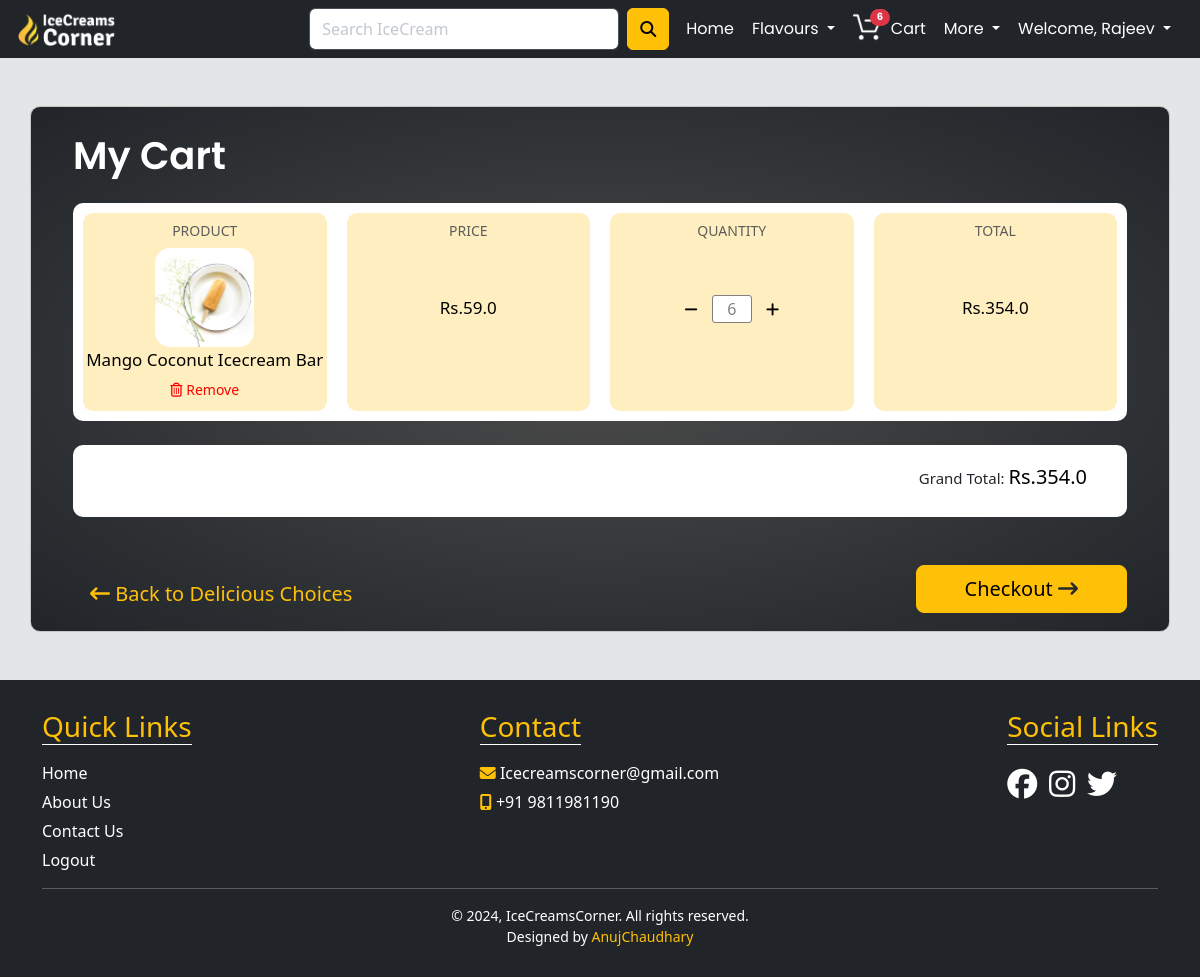
The app's page /cart/ (signed in), older data.
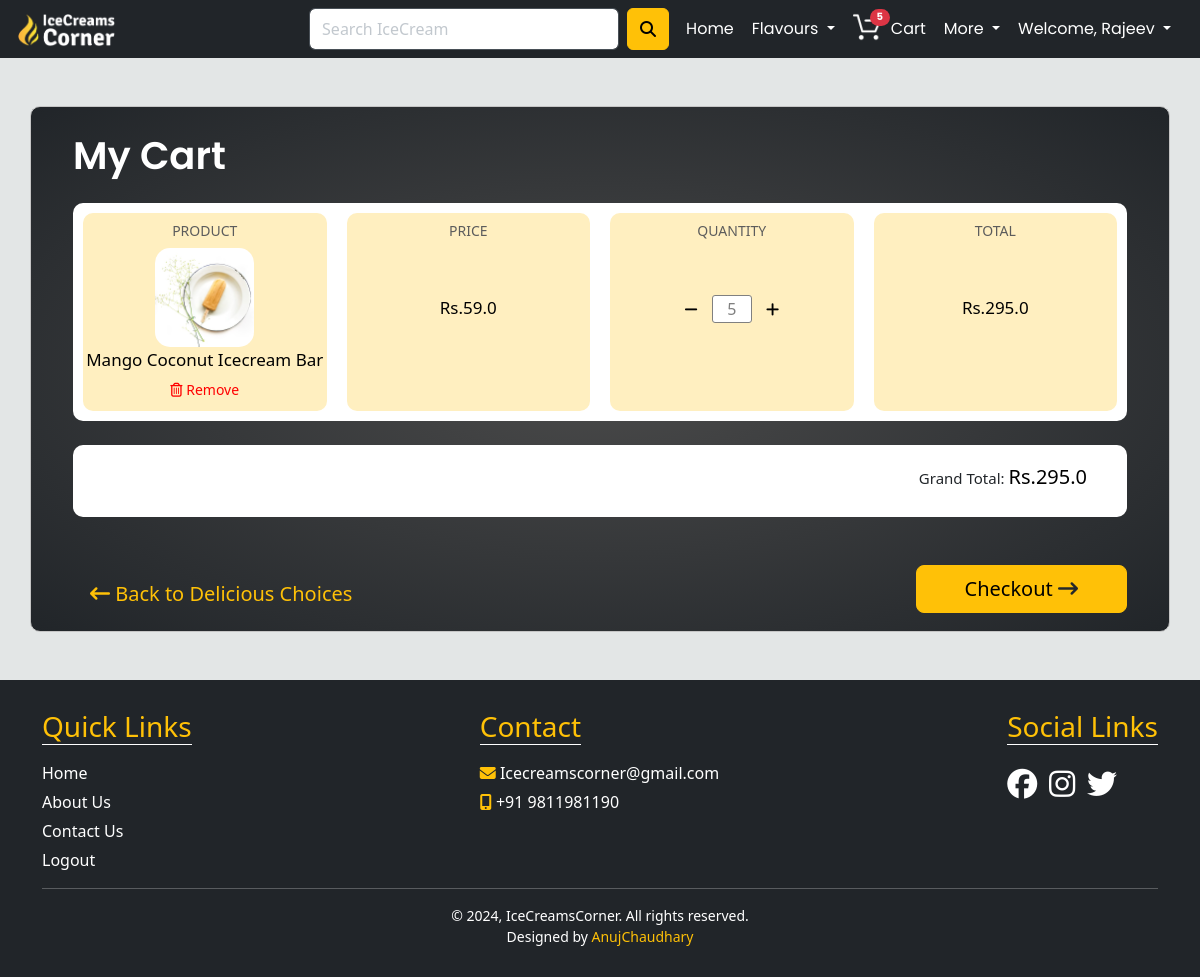
The same page, newer data.
### store/models.py (models this page shows, shortened)
class Cart(models.Model):
    icecream = models.ForeignKey(IceCream, on_delete=models.CASCADE)
    user = models.ForeignKey(User, on_delete=models.CASCADE)
    quantity = models.IntegerField()
    total = models.FloatField()

class IceCream(models.Model):
    name = models.CharField(max_length=100)
    volume = models.CharField(max_length=20)  # e.g., "100ml", "250ml"
    price = models.FloatField()
    image= models.ImageField(upload_to='icecream_imgs', default="" )
    user_quantity = models.PositiveIntegerField(default=1)  # User-selected quantity
    category= models.ForeignKey(Category, default=1, on_delete=models.CASCADE)
    total_quantity = models.PositiveIntegerField(default=0)
    sold_quantity = models.PositiveIntegerField(default=0)

### store/views.py (the view)
# urls.py: path('cart/', cart_view, name='cart'),
@login_required(login_url='login')
def cart_view(request):
    return render(request, 'cart.html',{'is_any_cart_item': Cart.objects.filter(user_id=request.user.id).exists(),
                                        'cart_items':Cart.objects.filter(user_id= request.user.id),
                                        'grand_total':Cart.objects.filter(user_id= request.user.id).aggregate(Sum('total'))['total__sum']})

### store/views.py (called while the page is built)
def get_all_categories(request):
    return {"categories": Category.objects.all()}

def get_cart_items_count(request):
    return {'cart_items_count': Cart.objects.filter(user_id= request.user.id).aggregate(Sum('quantity'))['quantity__sum']}

### templates/cart.html (shortened to what this page needs)
{% extends 'base.html' %}
{% block content %}
<section class="container my-5 cart-section">
    {% if is_any_cart_item %}
    <div class="cart-div">
        <h2 class="my-3 text-white"><big>My Cart</big></h2>
        {% for cart_item in cart_items %}
        <div class="cart-item my-4 text-center bg-white">
            <div class="product-cart">
                <h6 class="cart-label">PRODUCT</h6>
                <img src="{{cart_item.icecream.image.url}}" alt="">
                <p>{{cart_item.icecream.name}}</p>
                <div class="delete-icon">
                    <form method="post" action="{% url 'removefromcart' %}">
                        <button type="submit"><i class="fa-regular fa-trash-can"></i> Remove</button>
                    </form>
                </div>
            </div>
            <div class="price-cart">
                <h6 class="cart-label">PRICE</h6>
                <p class="cart-item-details">Rs.{{cart_item.icecream.price}}</p>
            </div>
            <div class="name-quantity">
                <div class="quantity-cart">
                    <h6 class="cart-label">QUANTITY</h6>
                    <form action="{% url 'updateitemquantity' %}" method="post">
                        <div class="cart-item-details">
                            <button type="submit" name="minus"  class="minus-btn"><i
                                    class="fa-solid fa-minus"></i></button>
                            <input class="mx-1 quantity-selector-input" name="quantity" type="text" max="6" min="1"
                                value="{{cart_item.quantity}}">
                            <button type="submit" name="plus" class="plus-btn"><i class="fa-solid fa-plus"></i></button>
                        </div>
                    </form>
                </div>
            </div>
            <div class="total-price-cart">
                <h6 class="cart-label">TOTAL</h6>
                <p class="cart-item-details">Rs.{{cart_item.total}}</p>
            </div>
        </div>
        {% endfor %}
        <div class="cart-summary my-4">
            <h6>Grand Total: <span>Rs.{{grand_total}}</span></h6>
        </div>
        <div class="my-5 pb-2 cart-buttons">
            <a href="{% url 'home' %}"><button type="button" class="btn btn-lg back-btn"><i
                        class="fa-solid fa-arrow-left-long"></i> Back to
                    Delicious Choices</button></a>
            <form action="{% url 'checkout' %}" method="post">
                <button type="submit" class="btn btn-warning btn-lg px-5 checkout-btn">Checkout <i
                        class="fa-solid fa-arrow-right-long" style="color: #24282B;"></i></button>
            </form>
        </div>
    </div>
    {% endif %}
</section>
{% endblock content %}

### templates/base.html (shortened to what this page needs)
<!doctype html>
<html lang="en">
<head>
    <link href="https://cdn.jsdelivr.net/npm/bootstrap@5.3.0/dist/css/bootstrap.min.css" rel="stylesheet">
    <link rel="stylesheet" href="https://cdnjs.cloudflare.com/ajax/libs/font-awesome/6.4.2/css/all.min.css"
 />
    <link href="https://cdn.jsdelivr.net/npm/aos@2.3.4/dist/aos.css" rel="stylesheet">
    <link rel="stylesheet" href="https://cdnjs.cloudflare.com/ajax/libs/OwlCarousel2/2.3.4/assets/owl.carousel.min.css"
 />
    <link rel="stylesheet"
        href="https://cdnjs.cloudflare.com/ajax/libs/OwlCarousel2/2.3.4/assets/owl.theme.default.min.css"
 />
    {% load static %}
    <link rel="stylesheet" href="{% static 'css\style.css'%}">
</head>
<body>
    <nav class="navbar bg-dark navbar-expand-lg bg-body navbar1" data-bs-theme="dark">
        <div class="container-fluid">
            <a class="navbar-brand p-1" id="navbar-logo" href="{% url 'home' %}"><img src="/static/img/logo.png"
                    alt=""></a>
            <div class="collapse navbar-collapse justify-content-end" id="navbarSupportedContent">
                <ul class="navbar-nav ms-auto mb-2 mb-lg-0 mx-2">
                    <div id="nav-search">
                        <form class="d-flex search-bar mx-2" role="search" action="{% url 'search' %}">
                            <input class="form-control me-2 bg-white" type="search" name="name"
                                placeholder="Search IceCream" aria-label="Search">
                            <button class="btn btn-warning" type="submit"><i
                                    class="fa-solid fa-magnifying-glass"></i></button>
                        </form>
                    </div>
                    {% include 'common_navbar.html' %}
                </ul>
            </div>
        </div>
    </nav>
    {% block content %}
    {% endblock content %}
    <footer class="site-footer">
        <div class="container">
            <div class="con-links">
                <div class="quick-links me-4">
                    <h3>Quick Links</h3>
                    <a href="{% url 'home' %}">Home</a>
                    <a href="{% url 'about' %}">About Us</a>
                    <a href="{% url 'contact' %}">Contact Us</a>
                    {% if request.user.is_authenticated %}
                    <a href="{% url 'logout' %}">Logout</a>
                    {% else %}
                    <a href="{% url 'login' %}">Login</a>
                    {% endif %}
                </div>
                <div class="contact me-4">
                    <h3>Contact</h3>
                    <a id="contact-mail" href="mailto:icecreamscorner@gmail.com"><i class="fa-solid fa-envelope text-warning"></i>
                        Icecreamscorner@gmail.com</a>
                    <a id="contact-phone" href="tel:9811981198"><i class="fa-solid fa-mobile-screen-button text-warning"></i>
                        +91 9811981190</a>
                </div>
                <div class="social-links">
                    <h3>Social Links</h3>
                    <div class="text-start">
                        <a id="fb" class="me-1" href="https://www.facebook.com/" target="_blank"><i
                                class="fa-brands fa-facebook"></i></a>
                        <a id="insta" class="me-1" href="https://www.instagram.com/" target="_blank"><i
                                class="fa-brands fa-instagram"></i></a>
                        <a id="twitter" href="https://twitter.com/" target="_blank"><i
                                class="fa-brands fa-twitter"></i></a>
                    </div>
                </div>
            </div>
            <div id="bottom-content">
                <hr>
                <div class="para">
                    <p>&copy; {% now 'Y' %}, IceCreamsCorner. All rights reserved.</p>
                    <p>Designed by <a href="https://github.com/anuj579" class="text-warning myName" target="_blank">AnujChaudhary</a>
                </div>
            </div>
        </div>
    </footer>
</body>
</html>

### templates/common_navbar.html (shortened to what this page needs)
<li class="nav-item home-link">
    <a class="nav-link active" aria-current="page" href="{% url 'home' %}">Home</a>
</li>
<li class="nav-item dropdown">
    <a class="nav-link dropdown-toggle" href="#" role="button" data-bs-toggle="dropdown" aria-expanded="false">
        Flavours
    </a>
</li>
{% if request.user.is_authenticated %}
<li class="nav-item cart">
    <a class="nav-link {% if request.path == '/cart/' %}active{% endif %}" href="{% url 'cart' %}">
        <div id="cart-icon"><img src="/static/img/cart.png" alt=""></div> <span class="badge bg-danger rounded-pill">
            {% if cart_items_count != None %}
            {{cart_items_count}}
            {% else %}
            0
            {% endif %}</span>
        <div>Cart</div>
    </a>
</li>
<li class="nav-item dropdown">
    <a class="nav-link dropdown-toggle" href="#" role="button" data-bs-toggle="dropdown" aria-expanded="false">
        More
    </a>
</li>
{% endif %}
{% if request.user.is_authenticated %}
<li class="nav-item dropdown">
    <a class="nav-link dropdown-toggle" href="#" role="button" data-bs-toggle="dropdown" aria-expanded="false">
        Welcome, {{user.first_name}}
    </a>
</li>
{% endif %}

### static/css/style.css (style rules this page uses)
* { box-sizing: border-box; }
body { background-color: #E3E6E6; margin: 0; padding: 0; }
.navbar1 { position: sticky; top: 0px; z-index: 1000; }
.navbar1 a, .navbar2 a { color: white; }
#navbar-logo>img { height: 34px; }
.navbar1 .nav-link, .navbar-brand { height: 42px; border: 1px solid transparent; border-radius: 2px; }
.navbar1 a, .navbar2 a { font-family: 'Poppins', sans-serif; }
.cart #cart-icon>img { width: 28px; filter: invert(100%); margin-right: -18px; position: relative; bottom: 4px; }
.cart div { display: inline-block; vertical-align: top; }
.cart span { font-size: 10px; position: relative; top: -14px; left: 3px; }
.navbar1 .search-bar input { color: black; }
@media screen and (min-width:992px) { .search-bar { width: 30vw; height: 42px; } }
.site-footer { background-color: #212529; padding: 30px 0; text-align: center; }
.site-footer p { margin: 0; font-size: 14px; color: #ffffff; }
.con-links { width: 100%; display: flex; justify-content: space-between; flex-wrap: wrap; }
.contact { color: white; height: 110px; width: max-content; text-align: left; }
.contact>h3, .quick-links>h3, .social-links>h3 { width: max-content; color: #FFC107; border-bottom: 1px solid white; margin-bottom: 16px; }
#contact-mail, #contact-phone { text-decoration: none; color: white; display: block; margin-top: 5px; }
.quick-links { color: white; text-align: left; }
.quick-links a { display: block; color: white; text-decoration: none; margin-top: 5px; transition: color 0.3s ease, margin-left 0.3s ease; }
footer hr { color: white; }
.social-links { font-size: 30px; }
.social-links a { color: white; }
.para { margin-top: 12px; }
.myName { font-weight: 500; text-decoration: none; transition: color 0.3s; }
.minus-btn, .plus-btn { border: 1px solid grey; border-radius: 50%; font-size: 13px; height: 27px; }
.quantity-selector-input { border: 1px solid grey; width: 40px; text-align: center; }
.cart-section { background: radial-gradient(#4b4b4b, #212529); border: 1px solid rgb(197, 197, 197); border-radius: 10px; }
.cart-div>h2 { font-family: 'Poppins', sans-serif; font-weight: 600; }
.cart-item { display: flex; justify-content: center; border-radius: 10px; }
.cart-item>div { margin: 10px; width: 25vw; }
.cart-item>div:nth-child(-n+4) { border-radius: 10px; background-color: #ffefc0; padding: 10px 0; }
.cart-item .cart-label { font-size: 14px; color: #5c5c5c; }
.cart-div { margin: 0 20px; padding: 10px; }
.product-cart>img { height: 99px; border-radius: 15px; }
.product-cart>p { color: black; font-size: 17px; font-weight: 500; margin-bottom: 5px; }
.product-cart>.delete-icon button { border: none; background: none; color: red; font-size: 14px; }
.cart-item>.name-quantity .quantity-cart .minus-btn, .cart-item>.name-quantity .quantity-cart .plus-btn { border: none; background: none; font-size: 15px; }
.cart-item>.name-quantity .quantity-cart input { border: 1px solid rgb(128, 128, 128); border-radius: 3px; color: rgb(128, 128, 128); }
.cart-summary { border-radius: 10px; background-color: white; display: flex; justify-content: end; padding: 20px; }
.cart-summary>h6 { font-size: 15px; margin-right: 20px; }
.cart-summary>h6>span { color: rgb(0, 0, 0); font-size: 20px; }
.cart-item-details { margin-top: 55px; }
.price-cart>p, .total-price-cart>p { color: black; font-size: 17px; font-weight: 500; }
.back-btn { float: left; margin-top: 5px; color: #FFC107; font-weight: 500; }
.checkout-btn { float: right; font-weight: 500; }
@media screen and (min-width:768px) { .checkout-btn .fa-arrow-right-long { transition: all 0.3s; } }

Row changes from the older to the newer data that the page shows:
changed Cart "Mango Coconut Icecream Bar": quantity "6" → "5"; total "354.0" → "295.0"
Text that changed along with them:
{{ cart_items_count }}: "6" → "5"
{{ grand_total }}: "354.0" → "295.0"
